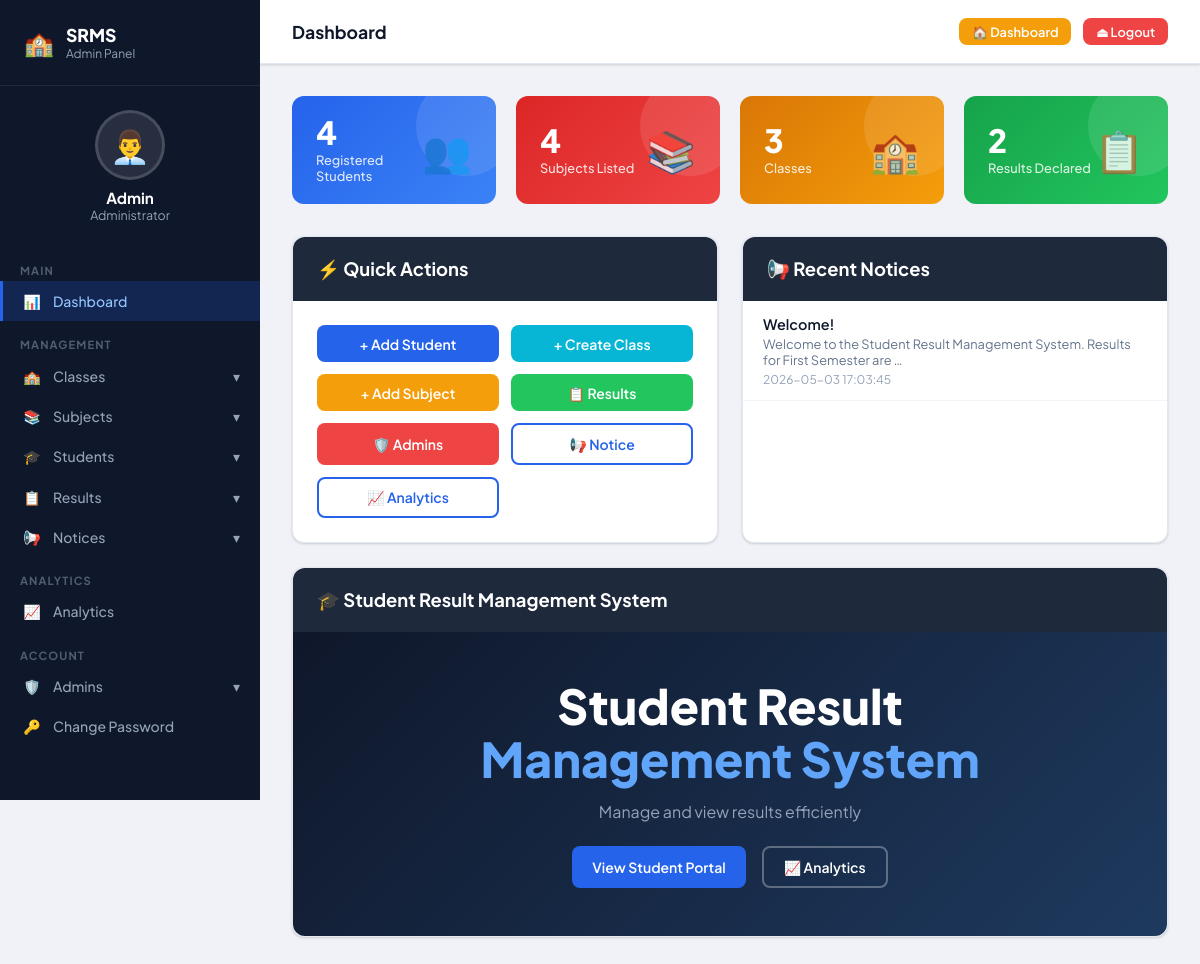
Page /admin (signed in) on the committed database.
### tables this page shows
CREATE TABLE notices (
            id INTEGER PRIMARY KEY AUTOINCREMENT,
            title TEXT NOT NULL,
            content TEXT NOT NULL,
            created_at TEXT DEFAULT CURRENT_TIMESTAMP
        );

### app.py (the view)
@app.route('/admin')
@admin_required
def admin_dashboard():
    conn = get_db()
    stats = {
        'students': conn.execute('SELECT COUNT(*) FROM students').fetchone()[0],
        'subjects': conn.execute('SELECT COUNT(*) FROM subjects').fetchone()[0],
        'classes': conn.execute('SELECT COUNT(*) FROM classes').fetchone()[0],
        'results': conn.execute('SELECT COUNT(DISTINCT student_id) FROM results').fetchone()[0],
    }
    notices = conn.execute('SELECT * FROM notices ORDER BY created_at DESC LIMIT 5').fetchall()
    conn.close()
    return render_template('admin_dashboard.html', stats=stats, notices=notices)

### app.py (called while the page is built)
def get_db():
    conn = sqlite3.connect(DB)
    conn.row_factory = sqlite3.Row
    return conn

def admin_required(f):
    from functools import wraps
    @wraps(f)
    def decorated(*args, **kwargs):
        if not session.get('admin'):
            return redirect(url_for('admin_login'))
        return f(*args, **kwargs)
    return decorated

### templates/admin_dashboard.html (shortened to what this page needs)
{% extends "admin_base.html" %}
{% block page_title %}Dashboard{% endblock %}
{% block content %}
<div class="stat-grid">
  <div class="stat-card sc-blue">
    <div class="stat-info"><div class="stat-num">{{ stats.students }}</div><div class="stat-label">Registered Students</div></div>
    <div class="stat-icon">👥</div>
  </div>
  <div class="stat-card sc-red">
    <div class="stat-info"><div class="stat-num">{{ stats.subjects }}</div><div class="stat-label">Subjects Listed</div></div>
    <div class="stat-icon">📚</div>
  </div>
  <div class="stat-card sc-yellow">
    <div class="stat-info"><div class="stat-num">{{ stats.classes }}</div><div class="stat-label">Classes</div></div>
    <div class="stat-icon">🏫</div>
  </div>
  <div class="stat-card sc-green">
    <div class="stat-info"><div class="stat-num">{{ stats.results }}</div><div class="stat-label">Results Declared</div></div>
    <div class="stat-icon">📋</div>
  </div>
</div>
<div style="display:grid;grid-template-columns:1fr 1fr;gap:1.5rem;flex-wrap:wrap;">
  <div class="card">
    <div class="card-header" style="background:#1e293b;">⚡ Quick Actions</div>
    <div class="card-body" style="display:grid;grid-template-columns:1fr 1fr;gap:.75rem;">
      <a href="{{ url_for('create_student') }}" class="btn btn-primary" style="justify-content:center;">+ Add Student</a>
      <a href="{{ url_for('create_class') }}" class="btn btn-info" style="justify-content:center;">+ Create Class</a>
      <a href="{{ url_for('create_subject') }}" class="btn btn-warning" style="justify-content:center;">+ Add Subject</a>
      <a href="{{ url_for('manage_results') }}" class="btn btn-success" style="justify-content:center;">📋 Results</a>
      <a href="{{ url_for('manage_admins') }}" class="btn btn-danger" style="justify-content:center;">🛡️ Admins</a>
      <a href="{{ url_for('create_notice') }}" class="btn btn-outline" style="justify-content:center;">📢 Notice</a>
      <a href="{{ url_for('analytics') }}" class="btn btn-outline" style="justify-content:center;">📈 Analytics</a>
    </div>
  </div>
  <div class="card">
    <div class="card-header" style="background:#1e293b;">📢 Recent Notices</div>
    <div class="card-body" style="padding:0;">
      {% if notices %}
        {% for n in notices %}
        <div style="padding:.85rem 1.25rem;border-bottom:1px solid #f1f5f9;">
          <div style="font-weight:600;font-size:.9rem;color:#0f172a;">{{ n.title }}</div>
          <div style="font-size:.8rem;color:#64748b;margin-top:.2rem;">{{ n.content[:80] }}{% if n.content|length > 80 %}…{% endif %}</div>
          <div style="font-size:.75rem;color:#94a3b8;margin-top:.25rem;">{{ n.created_at }}</div>
        </div>
        {% endfor %}
      {% else %}
        <div style="padding:2rem;text-align:center;color:#94a3b8;">No notices yet.</div>
      {% endif %}
    </div>
  </div>
</div>
<div style="margin-top:1.5rem;" class="card">
  <div class="card-header" style="background:#1e293b;">🎓 Student Result Management System</div>
  <div class="card-body" style="background:linear-gradient(135deg,#0f172a,#1e3a5f);border-radius:0 0 12px 12px;padding:3rem;text-align:center;">
    <div style="font-size:3rem;font-weight:900;color:#fff;line-height:1.1;">Student Result<br><span style="color:#60a5fa;">Management System</span></div>
    <p style="color:#94a3b8;margin-top:1rem;">Manage and view results efficiently</p>
    <div style="margin-top:1.5rem;display:flex;gap:1rem;justify-content:center;flex-wrap:wrap;">
      <a href="{{ url_for('student_result') }}" class="btn" style="background:#2563eb;color:#fff;">View Student Portal</a>
      <a href="{{ url_for('analytics') }}" class="btn btn-outline" style="color:#fff;border-color:rgba(255,255,255,.3);">📈 Analytics</a>
    </div>
  </div>
</div>
{% endblock %}

### templates/base.html (style rules this page uses)
:root { --bg: #f0f2f7; --surface: #ffffff; --primary: #2563eb; --primary-dark: #1d4ed8; --secondary: #0ea5e9; --accent: #f59e0b; --danger: #ef4444; --success: #22c55e; --warning: #f59e0b; --info: #06b6d4; --text: #0f172a; --text-muted: #64748b; --border: #e2e8f0; --sidebar-bg: #0f172a; --sidebar-text: #94a3b8; --sidebar-active: #2563eb; --nav-bg: #1e293b; --radius: 12px; --shadow: 0 1px 3px rgba(0,0,0,.1), 0 1px 2px rgba(0,0,0,.06); --shadow-md: 0 4px 6px -1px rgba(0,0,0,.1), 0 2px 4px -1px rgba(0,0,0,.06); --shadow-lg: 0 10px 15px -3px rgba(0,0,0,.1), 0 4px 6px -2px rgba(0,0,0,.05); }
* { box-sizing:border-box;margin:0;padding:0; }
body { font-family:'Plus Jakarta Sans',sans-serif;background:var(--bg);color:var(--text);min-height:100vh; }
a { text-decoration:none;color:inherit; }
.card { background:var(--surface);border-radius:var(--radius);box-shadow:var(--shadow);border:1px solid var(--border); }
.card-header { background:var(--primary);color:#fff;padding:1.25rem 1.5rem;border-radius:var(--radius) var(--radius) 0 0;display:flex;align-items:center;gap:.75rem;font-size:1.15rem;font-weight:700; }
.card-body { padding:1.5rem; }
.btn { display:inline-flex;align-items:center;gap:.5rem;padding:.6rem 1.25rem;border-radius:8px;font-size:.875rem;font-weight:600;cursor:pointer;border:none;transition:all .2s;font-family:inherit; }
.btn-primary { background:var(--primary);color:#fff; }
.btn-success { background:var(--success);color:#fff; }
.btn-danger { background:var(--danger);color:#fff; }
.btn-warning { background:var(--warning);color:#fff; }
.btn-info { background:var(--info);color:#fff; }
.btn-outline { background:transparent;border:2px solid var(--primary);color:var(--primary); }
.stat-grid { display:grid;grid-template-columns:repeat(auto-fill,minmax(200px,1fr));gap:1.25rem;margin-bottom:2rem; }
.stat-card { border-radius:var(--radius);color:#fff;padding:1.25rem 1.5rem;display:flex;align-items:center;justify-content:space-between;position:relative;overflow:hidden; }
.stat-card::after { content:'';position:absolute;right:-20px;top:-20px;width:100px;height:100px;border-radius:50%;background:rgba(255,255,255,.1); }
.stat-card .stat-icon { font-size:2.5rem;opacity:.8;z-index:1; }
.stat-card .stat-info .stat-num { font-size:2rem;font-weight:800;line-height:1; }
.stat-card .stat-info .stat-label { font-size:.8rem;opacity:.85;font-weight:500;margin-top:.25rem; }
.sc-blue { background:linear-gradient(135deg,#2563eb,#3b82f6); }
.sc-red { background:linear-gradient(135deg,#dc2626,#ef4444); }
.sc-yellow { background:linear-gradient(135deg,#d97706,#f59e0b); }
.sc-green { background:linear-gradient(135deg,#16a34a,#22c55e); }

### rows in the picture
notices: title "Welcome!", content "Welcome to the Student Result Management System. Results for First Semester are", created_at "2026-05-03 17:03:45"

### other values in the picture
{{ stats.students }} "4"
{{ stats.subjects }} "4"
{{ stats.classes }} "3"
{{ stats.results }} "2"
